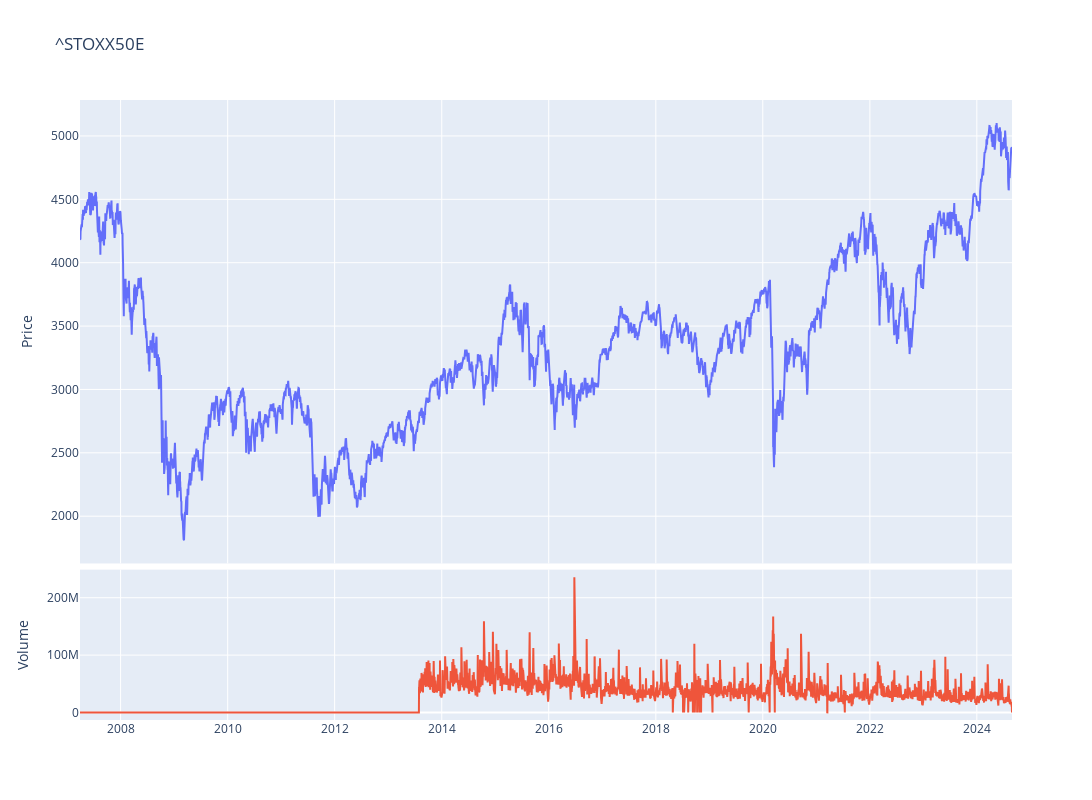

Notebook cell for this chart:
### Code cell
fig = make_subplots(rows=4, cols=1,shared_xaxes=True,vertical_spacing=0.01,specs=[[{'rowspan':3,'colspan':1}],[None],[None],[{'rowspan':1,'colspan':1}]])

# Graph (1,1)
fig.add_trace(go.Scatter(x=stock_ticker.index,y=stock_ticker['Adj Close'],mode="lines",name=f"{ticker}"),row=1, col=1)
# Update xaxis properties
fig.update_yaxes(title_text="Price", row=1, col=1)

# Graph (4,1)
fig.add_trace(go.Scatter(x=stock_ticker.index,y=stock_ticker['Volume'],mode="lines",name='Volume'),row=4, col=1)
fig.update_yaxes(title_text="Volume", row=4, col=1)

fig.update_layout(height=800, width=1300,showlegend=False,title=f"{ticker}")

fig.show()

### Figure 1 — Plotly figure (JSON) as saved in the notebook; plotly's stock layout.template omitted (floating-point values rounded to 4 significant figures; data arrays with more than 128 entries replaced by an {"elided": "..."} marker saying what was removed)
{"data": [{"mode": "lines", "name": "^STOXX50E", "type": "scatter", "x": {"elided": "4367 str values"}, "xaxis": "x", "y": {"elided": "4367 float values"}, "yaxis": "y"}, {"mode": "lines", "name": "Volume", "type": "scatter", "x": {"elided": "4367 str values"}, "xaxis": "x2", "y": {"elided": "4367 int values"}, "yaxis": "y2"}], "layout": {"height": 800, "showlegend": false, "title": {"text": "^STOXX50E"}, "width": 1300, "xaxis": {"anchor": "y", "domain": [0, 1], "matches": "x2", "showticklabels": false}, "xaxis2": {"anchor": "y2", "domain": [0, 1]}, "yaxis": {"anchor": "x", "domain": [0.2525, 1], "title": {"text": "Price"}}, "yaxis2": {"anchor": "x2", "domain": [0, 0.2425], "title": {"text": "Volume"}}}}
